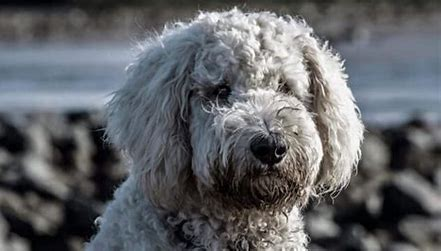
#> input picture Counting and Img-Processing/Dog.jpeg, 441 x 251 px
$ python img_processing.py
#> lines starting #> are read from the running program, lines starting #| are printed output that depends on the picture
import cv2

# Specify the image path
image_path = "Dog.jpeg"

# Read the image
image = cv2.imread(image_path)
#> image is the input picture: shape (251, 441, 3); mean B, G, R 102.8, 99.2, 97.1

# Resize the image
resized_image = cv2.resize(image, (300, 300))
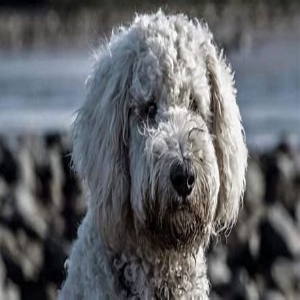
#> resized_image: shape (300, 300, 3); mean B, G, R 102.7, 99, 97

# Convert to grayscale
gray_image = cv2.cvtColor(image, cv2.COLOR_BGR2GRAY)
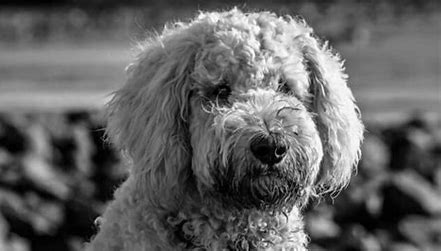
#> gray_image: shape (251, 441); min 0, max 255, mean 99

# Edge detection
edges = cv2.Canny(gray_image, 100, 200)
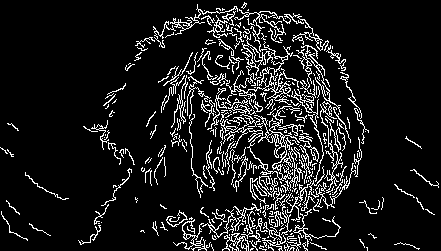
#> edges: shape (251, 441); 10.4% white in thin lines or dots

# Display the images
cv2.imshow('Original Image', image)
cv2.imshow('Resized Image', resized_image)
cv2.imshow('Gray Image', gray_image)
cv2.imshow('Edges', edges)

# Wait for a key press and close the windows
cv2.waitKey(0)
cv2.destroyAllWindows()
